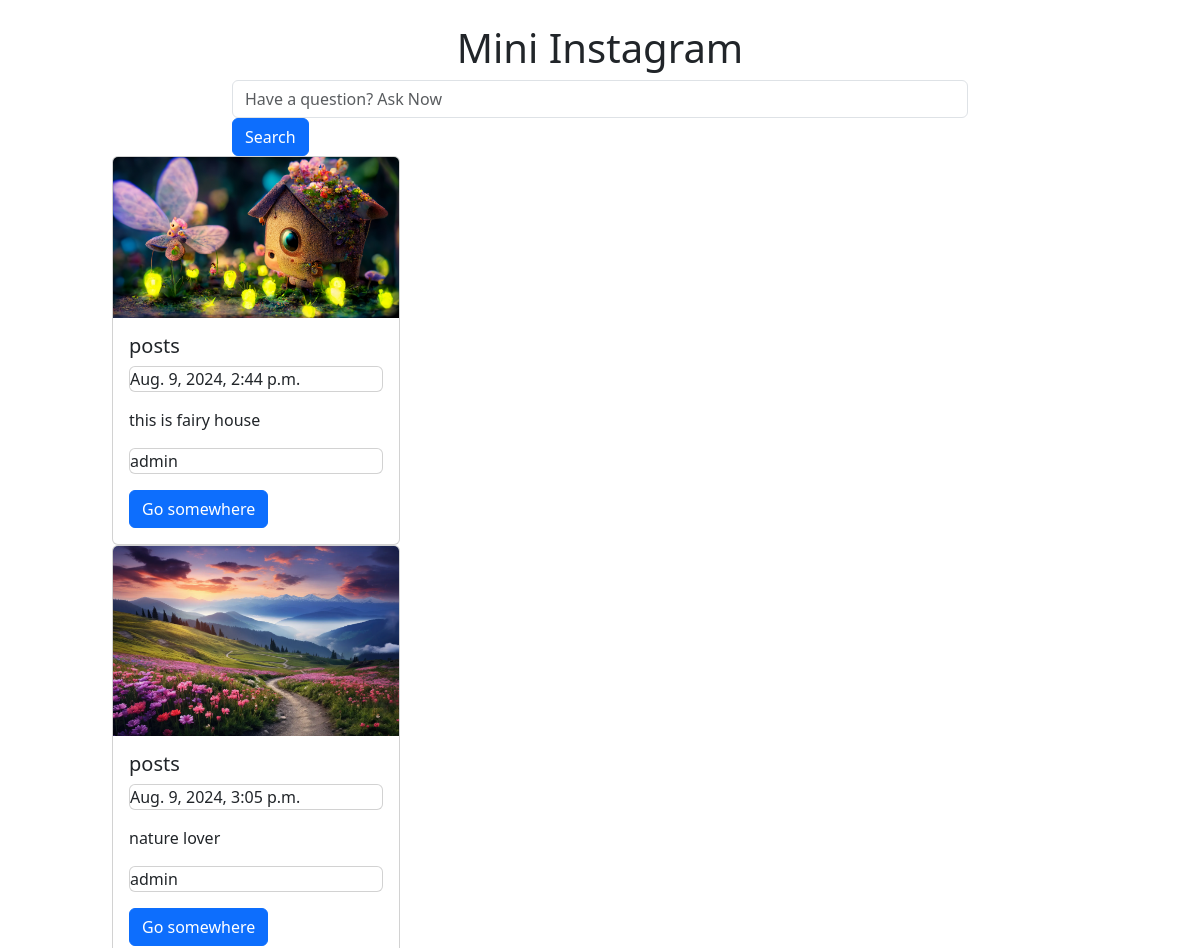
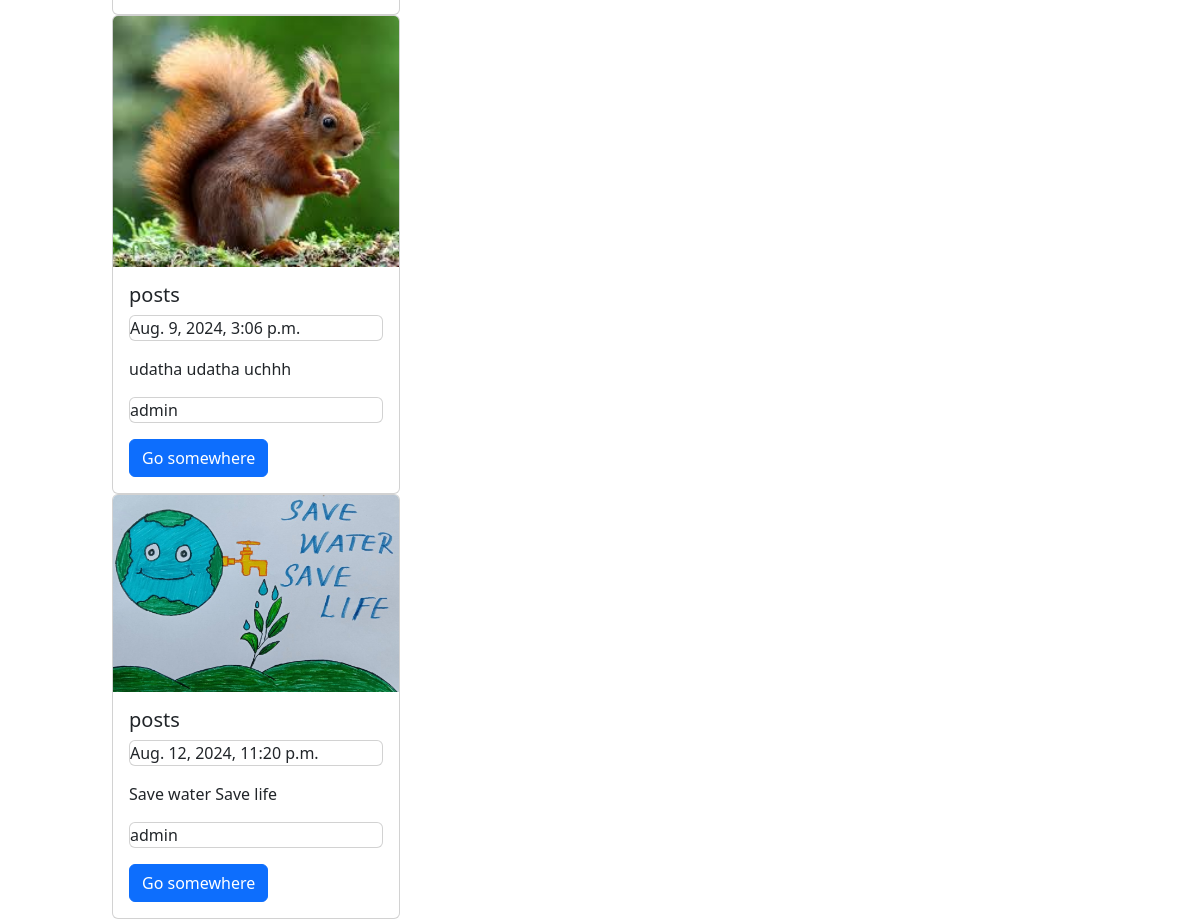
The app's page / (signed in) with its own data (2 pictures, top to bottom).
### insta/models.py (models this page shows, shortened)
class Feed(models.Model):
    person=models.ForeignKey('auth.User',on_delete=models.CASCADE)
    date=models.DateTimeField(auto_now_add=True)
    pic=models.ImageField(upload_to='media')
    cap=models.CharField(max_length=200)

### insta/views.py (the view)
# urls.py: path('',views.home,name="home"),
def home(request):
    objs=Feed.objects.all()
    if request.method=="POST":
        a=request.POST.get('srch')
        res=Feed.objects.filter(cap__icontains=a)
        return render(request,'home.html',{'posts':res})
    return render(request,'home.html',{'posts':objs})

### templates/home.html (shortened to what this page needs)
<!doctype html>
<html lang="en">
<head>
  <link href="https://cdn.jsdelivr.net/npm/bootstrap@5.3.3/dist/css/bootstrap.min.css" rel="stylesheet"
>
</head>
<body>
  <br>
  <h1 class="text-center">Mini Instagram</h1>
  <form class="container" method="POST">{% csrf_token %}
    <div class="row height d-flex justify-content-center align-items-center">
      <div class="col-md-8">
        <div class="search">
          <input name="srch" type="text" class="form-control" placeholder="Have a question? Ask Now">
          <button type="submit" class="btn btn-primary">Search</button>
        </div>
      </div>
    </div>
  </form>
  <div class="container col-lg-10">
    {% for post in posts %}
    <div class="row">
      <div class="col-lg-3">
        <div class="card" style="width: 18rem;">
          <img src="{{ post.pic.url }}" class="card-img-top" alt="...">
          <div class="card-body">
            <h5 class="card-title">posts</h5>
            <p class="p class card text">{{ post.date }}</p>
            <p class="card-text">{{ post.cap }}</p>
            <p class="p class card text">{{ user.username }}</p>
            <a href="#" class="btn btn-primary">Go somewhere</a>
          </div>
        </div>
      </div>
    </div>
    {% endfor %}
  </div>
</body>
</html>

### records on screen
Feed: pic (picture), date "Aug. 9, 2024, 2:44 p.m.", cap "this is fairy house"
Feed: pic (picture), date "Aug. 9, 2024, 3:05 p.m.", cap "nature lover"
Feed: pic (picture), date "Aug. 9, 2024, 3:06 p.m.", cap "udatha udatha uchhh"
Feed: pic (picture), date "Aug. 12, 2024, 11:20 p.m.", cap "Save water Save life"

### other values on screen
{{ user.username }} "admin"
